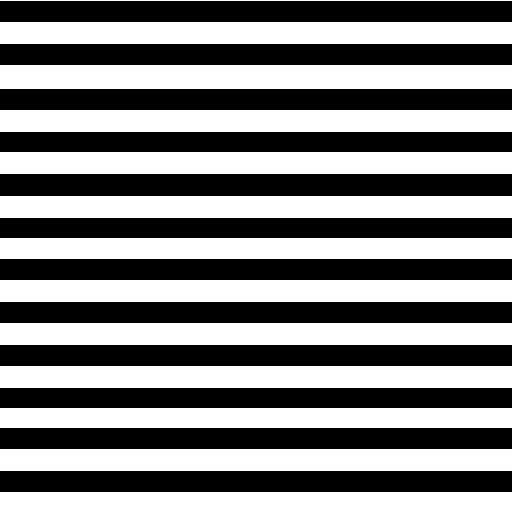
#> input picture trasformata2D/line_0deg.png, 512 x 512 px
$ python trasformata2des1.py
#> lines starting #> are read from the running program, lines starting #| are printed output that depends on the picture; after the words box and inside, x2 and y2 are one past the last pixel; in counts of white or black regions, pixels touching at a corner belong together
#!/home/leonardo/Programs/python_env/bin/python3


import matplotlib.pyplot as plt
from scipy import signal,fft
import scipy.fft
from scipy.ndimage import gaussian_filter
from scipy.ndimage import median_filter
import numpy as np
from PIL import Image

##### Eserczio 1
imgs = ["line_0deg.png", "line_30deg.png", "line_60deg.png", "line_90deg.png", "line_45deg.png"]

# Itera attraverso ogni immagine nell'elenco
for immagine in imgs:
    path_to_img = immagine

    img = Image.open(path_to_img)
#> img is the input picture: PIL image 512x512 RGB; 51.2% white; 12 black regions, largest, box (x1, y1, x2, y2) and area: (0, 174, 512, 196) 11264, (0, 1, 512, 22) 10752, (0, 44, 512, 65) 10752
    img=img.convert('RGB')

    plt.figure(figsize=(6, 6))
    plt.title(path_to_img)
    plt.imshow(img)

    plt.colorbar()
    width, height = img.size
#> width = 512; height = 512


    #Isolo i canali
    red_channel, green_channel, blue_channel = img.split()

    #Trasformata 2d
    fft2 = scipy.fft.fft2(red_channel)

    #Shift
    fft_result_shifted = scipy.fft.fftshift(fft2)

    # Magnitude spectrum
    magnitude_spectrum = np.log(abs(fft_result_shifted)+1)

    # Plot the magnitude spectrum
    plt.figure(figsize=(6, 6))
    plt.imshow(magnitude_spectrum)
    plt.title('Spectrum shift '+path_to_img)
    plt.colorbar()

    # Magnitude spectrum
    magnitude_spectrum = np.log(abs(fft2)+1)
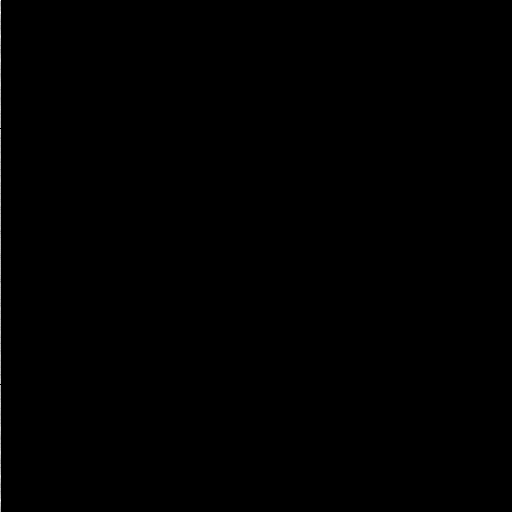
#> magnitude_spectrum: shape (512, 512) float64; min 0, max 17.35, mean 0.0247; drawn with min black and max white

    # Plot the magnitude spectrum
    plt.figure(figsize=(6, 6))
    plt.imshow(magnitude_spectrum)
    plt.title('Spectrum senza shift '+path_to_img)
    plt.colorbar()
#> pass 2 of the loop `for immagine in imgs:`:
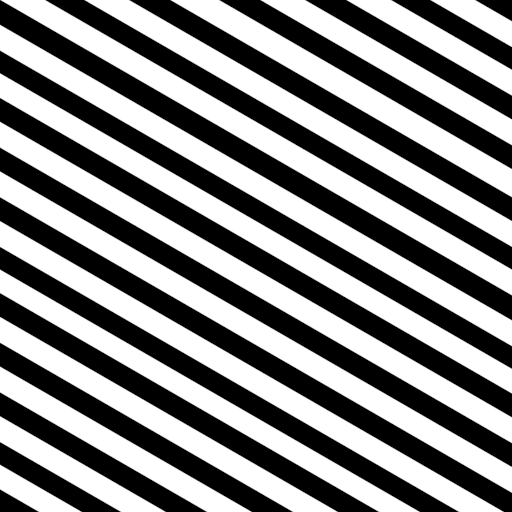
#> input picture trasformata2D/line_30deg.png, 512 x 512 px
#> img is the input picture: PIL image 512x512 RGBA; mean R, G, B, A 133.6, 133.6, 133.6, 255
#> img: PIL image 512x512 RGB
#> `magnitude_spectrum = np.log(abs(fft_result_shifted)+1)`:
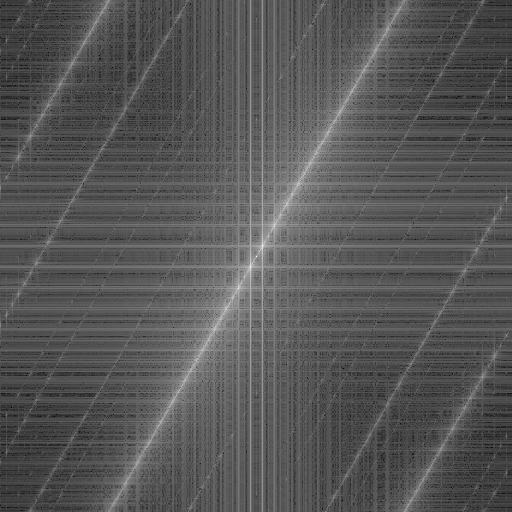
#> magnitude_spectrum: shape (512, 512) float64; min 1.42, max 17.37, mean 6.86; drawn with min black and max white
#> `magnitude_spectrum = np.log(abs(fft2)+1)`:
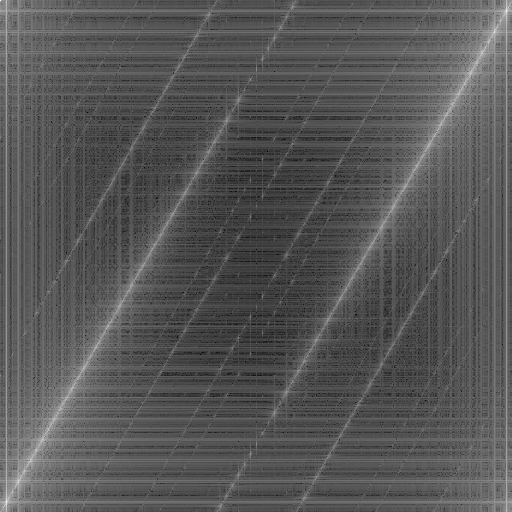
#> magnitude_spectrum: shape (512, 512) float64; min 1.42, max 17.37, mean 6.86; drawn with min black and max white
#> pass 3 of the loop `for immagine in imgs:`:
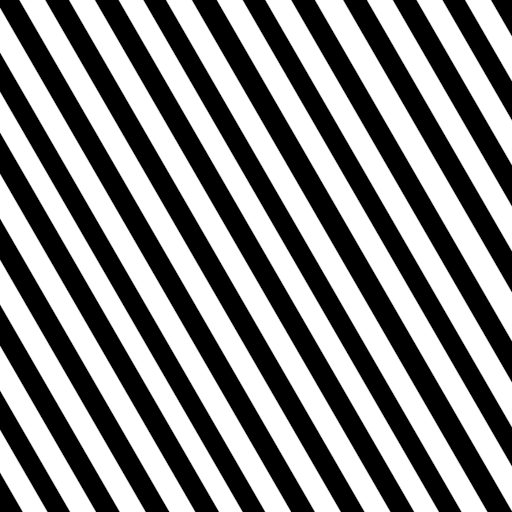
#> input picture trasformata2D/line_60deg.png, 512 x 512 px
#> img is the input picture: PIL image 512x512 RGBA; mean R, G, B, A 133.6, 133.6, 133.6, 255
#> img: PIL image 512x512 RGB
#> `magnitude_spectrum = np.log(abs(fft_result_shifted)+1)`:
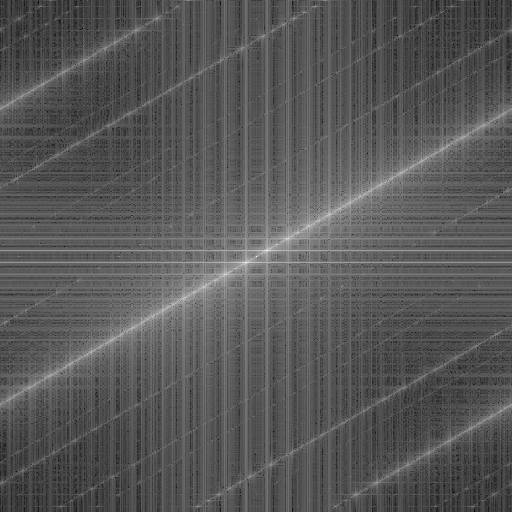
#> magnitude_spectrum: shape (512, 512) float64; min 1.29, max 17.37, mean 6.87; drawn with min black and max white
#> `magnitude_spectrum = np.log(abs(fft2)+1)`:
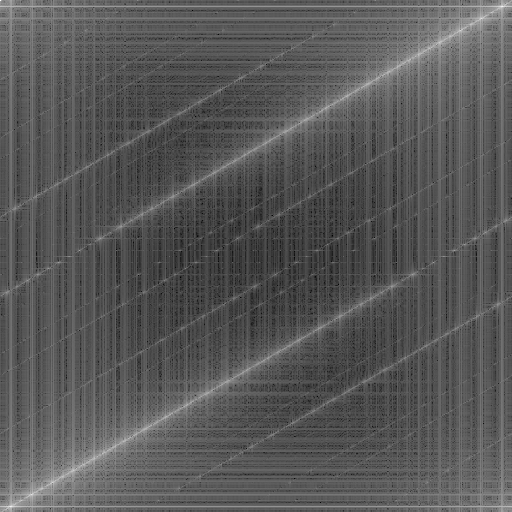
#> magnitude_spectrum: shape (512, 512) float64; min 1.29, max 17.37, mean 6.87; drawn with min black and max white
#> the loop made 5 passes; the first 3 are shown

plt.show()
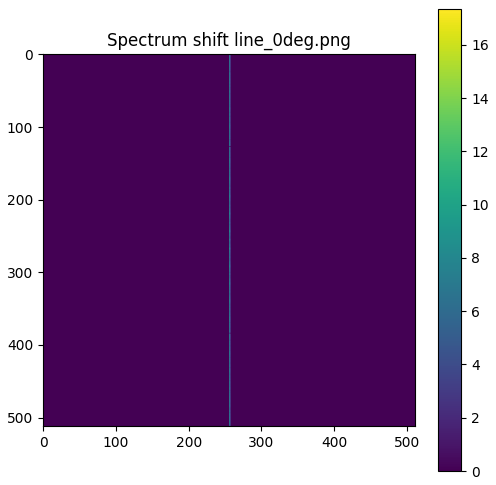
#> figure drawn by matplotlib, 2 panels
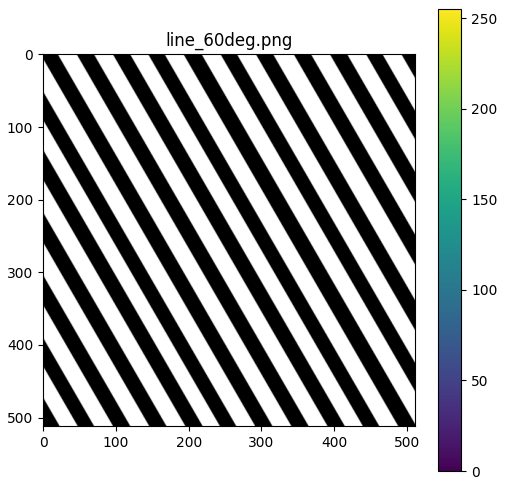
#> figure drawn by matplotlib, 2 panels
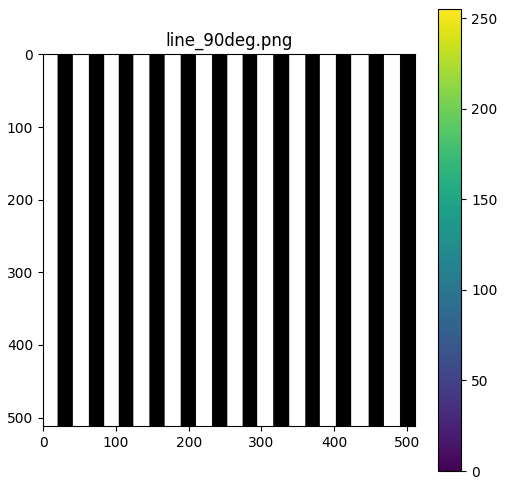
#> figure drawn by matplotlib, 2 panels
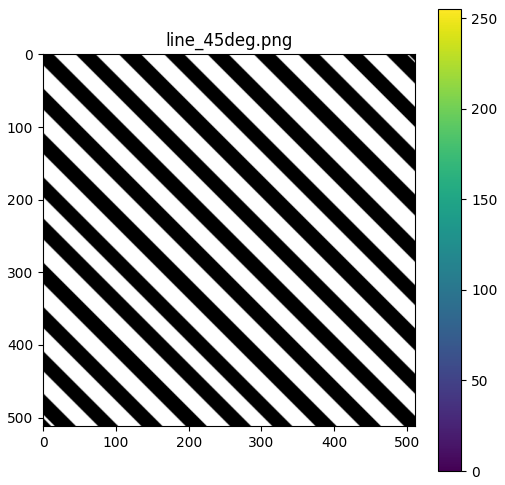
#> figure drawn by matplotlib, 2 panels
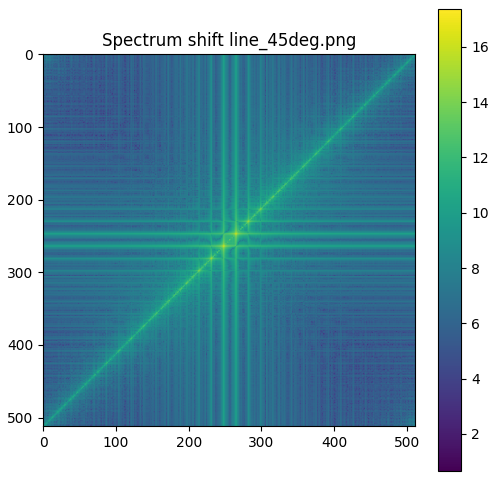
#> figure drawn by matplotlib, 2 panels
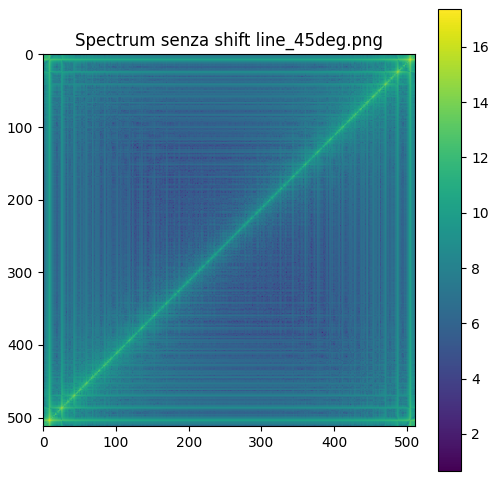
#> figure drawn by matplotlib, 2 panels
